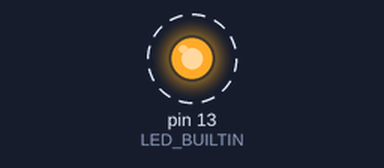
The sketch below on a simulated Arduino Uno, built with avr-gcc and run on an emulated ATmega328P. Shown: output pins drawn as LEDs (lit = HIGH). Dashed ring = blinking. What the sketch prints to the serial monitor is not drawn.

Above: at 0.2 s.
Timing chart, 0 to 3.0 s (numbered marks = the images above):
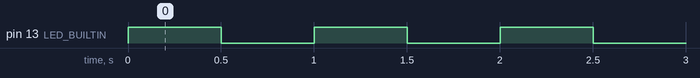

The sketch:

sketch.ino
```cpp
// LAB 03B - Solucao de Referencia
// Demonstra: Blink basico + versao com BPM parametrizado

// ============================================================
// ETAPA 1: Blink simples com LED_BUILTIN
// ============================================================

// void setup() {
//   pinMode(LED_BUILTIN, OUTPUT);
// }
// void loop() {
//   digitalWrite(LED_BUILTIN, HIGH);
//   delay(1000);
//   digitalWrite(LED_BUILTIN, LOW);
//   delay(1000);
// }

// ============================================================
// ETAPA 2 (Desafio): Metrônomo parametrizado por BPM
// Para mudar a velocidade, altere APENAS a variável 'bpm'.
// ============================================================

const int bpm = 60;                    // Altere aqui: ex. 60, 120, 240
const int intervalo = 60000 / bpm;    // Converte BPM para milissegundos

void setup() {
  Serial.begin(9600);
  Serial.print("Metronomo iniciado a ");
  Serial.print(bpm);
  Serial.println(" BPM");
  Serial.print("Intervalo por batida: ");
  Serial.print(intervalo);
  Serial.println(" ms");

  pinMode(LED_BUILTIN, OUTPUT);
}

void loop() {
  digitalWrite(LED_BUILTIN, HIGH);
  delay(intervalo / 2); // Ligado por metade do intervalo

  digitalWrite(LED_BUILTIN, LOW);
  delay(intervalo / 2); // Desligado pela outra metade
}
```

Measured:
- by itself, pin 13 (LED_BUILTIN): alternates HIGH for 0.50 s and LOW for 0.50 s
